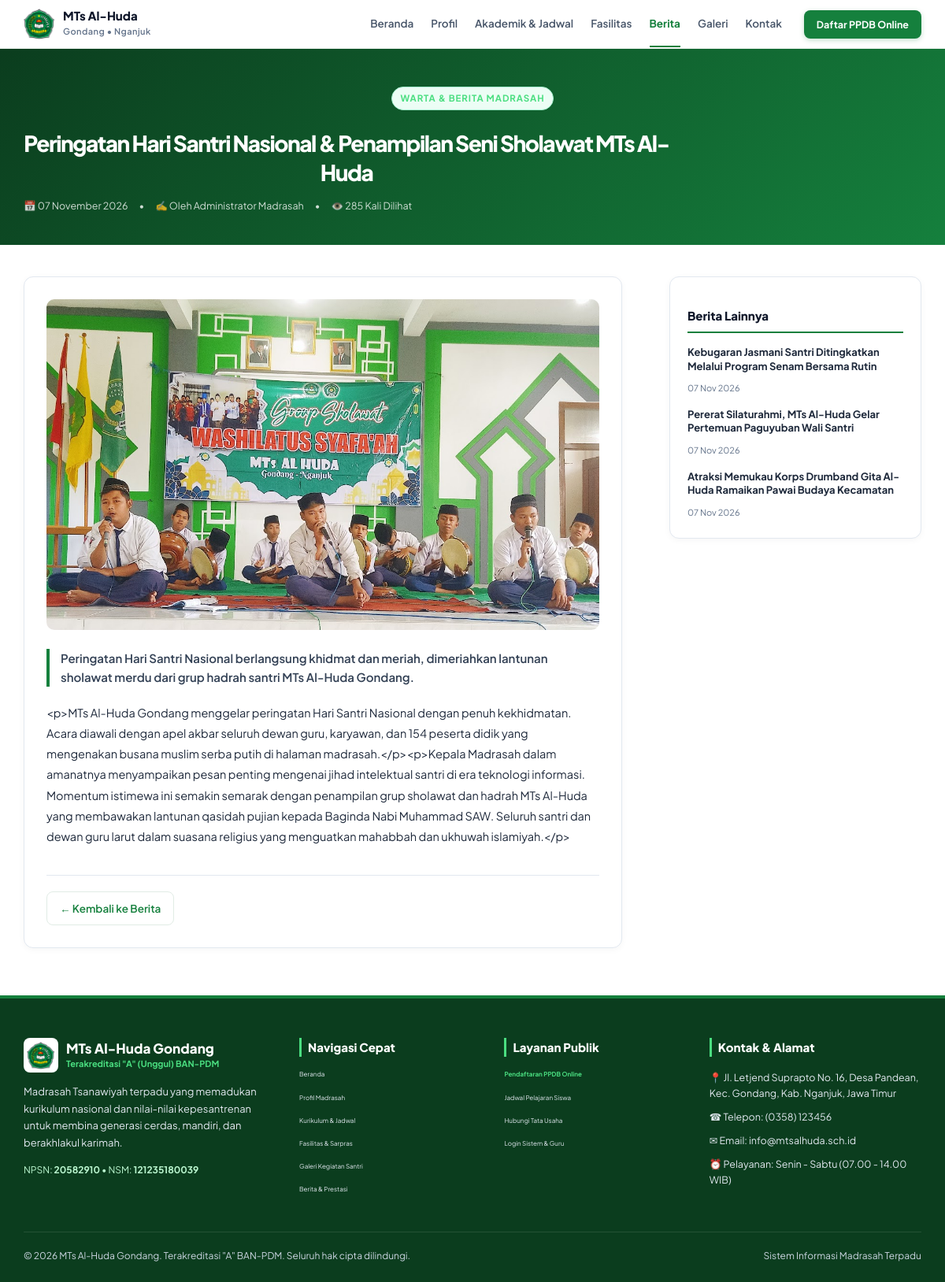
/berita/peringatan-hari-santri-nasional-seni-sholawat, run on the app's committed database.
### tables this page shows
CREATE TABLE `berita` (
  `id` bigint unsigned NOT NULL AUTO_INCREMENT,
  `public_id` char(36) DEFAULT NULL,
  `title` varchar(200) NOT NULL,
  `judul` varchar(200) NOT NULL,
  `slug` varchar(220) NOT NULL,
  `excerpt` varchar(300) DEFAULT NULL,
  `content` mediumtext NOT NULL,
  `isi` mediumtext DEFAULT NULL,
  `image_path` varchar(255) DEFAULT NULL,
  `cover_path` varchar(255) DEFAULT NULL,
  `gambar` varchar(255) DEFAULT NULL,
  `category` varchar(50) NOT NULL DEFAULT 'Kegiatan',
  `kategori` varchar(50) NOT NULL DEFAULT 'Kegiatan',
  `tags` varchar(255) DEFAULT NULL,
  `status` enum('draft','published','archived') NOT NULL DEFAULT 'published',
  `is_featured` tinyint(1) NOT NULL DEFAULT '0',
  `published_at` datetime DEFAULT CURRENT_TIMESTAMP,
  `views_count` int unsigned NOT NULL DEFAULT '0',
  `author_id` bigint unsigned DEFAULT NULL,
  `created_at` datetime NOT NULL DEFAULT CURRENT_TIMESTAMP,
  `updated_at` datetime NOT NULL DEFAULT CURRENT_TIMESTAMP ON UPDATE CURRENT_TIMESTAMP,
  `deleted_at` datetime DEFAULT NULL,
  PRIMARY KEY (`id`),
  UNIQUE KEY `uq_berita_slug` (`slug`),
  KEY `idx_berita_status_date` (`status`,`published_at`),
  CONSTRAINT `fk_berita_author` FOREIGN KEY (`author_id`) REFERENCES `pengguna` (`id`) ON DELETE SET NULL ON UPDATE CASCADE
);

CREATE TABLE `pengguna` (
  `id` bigint unsigned NOT NULL AUTO_INCREMENT,
  `username` varchar(60) NOT NULL,
  `email` varchar(160) DEFAULT NULL,
  `password_hash` varchar(255) NOT NULL,
  `name` varchar(120) NOT NULL,
  `nama` varchar(120) DEFAULT NULL,
  `role` enum('admin','operator','kepala','guru','siswa') NOT NULL DEFAULT 'siswa',
  `role_label` varchar(50) DEFAULT NULL,
  `phone` varchar(30) DEFAULT NULL,
  `telepon` varchar(30) DEFAULT NULL,
  `avatar_path` varchar(255) DEFAULT NULL,
  `foto_url` varchar(255) DEFAULT NULL,
  `is_active` tinyint(1) NOT NULL DEFAULT '1',
  `must_change_password` tinyint(1) NOT NULL DEFAULT '0',
  `failed_login_attempts` tinyint unsigned NOT NULL DEFAULT '0',
  `locked_until` datetime DEFAULT NULL,
  `last_login_at` datetime DEFAULT NULL,
  `last_login_ip` varchar(45) DEFAULT NULL,
  `created_at` datetime NOT NULL DEFAULT CURRENT_TIMESTAMP,
  `updated_at` datetime NOT NULL DEFAULT CURRENT_TIMESTAMP ON UPDATE CURRENT_TIMESTAMP,
  `deleted_at` datetime DEFAULT NULL,
  PRIMARY KEY (`id`),
  UNIQUE KEY `uq_pengguna_username` (`username`),
  UNIQUE KEY `uq_pengguna_email` (`email`),
  KEY `idx_pengguna_role` (`role`,`is_active`)
);

### app/Controllers/BeritaController.php (called while the page is built, shortened)
<?php
class BeritaController
{
    public function detail(string $slug = ''): void
    {
        $pdo = Database::connection();
        $stmt = $pdo->prepare("SELECT p.*, u.name as author_name
                                FROM berita p
                                LEFT JOIN pengguna u ON u.id = p.author_id
                                WHERE p.slug = ? AND p.status = 'published' AND p.deleted_at IS NULL
                                LIMIT 1");
        $stmt->execute([$slug]);
        $post = $stmt->fetch();
        try {
            $pdo->prepare("UPDATE berita SET views_count = views_count + 1, views = views + 1 WHERE id = ?")->execute([$post['id']]);
        } catch (Throwable $e) {
            $pdo->prepare("UPDATE berita SET views_count = views_count + 1 WHERE id = ?")->execute([$post['id']]);
        }
        $otherStmt = $pdo->prepare("SELECT * FROM berita WHERE id != ? AND status = 'published' AND deleted_at IS NULL ORDER BY published_at DESC LIMIT 3");
        $otherStmt->execute([$post['id']]);
        $otherPosts = $otherStmt->fetchAll();
        $data = [
            'title' => $post['title'] . ' | MTs Al-Huda Gondang',
            'post' => $post,
            'other_posts' => $otherPosts,
        ];
        require_once __DIR__ . '/../Views/berita/detail.php';
    }
}

### app/helpers.php (called while the page is built, shortened)
<?php
if (!function_exists('base_path')) {
    function base_path(): string
    {
        $script = str_replace('\\', '/', $_SERVER['SCRIPT_NAME'] ?? '');
        $dir = rtrim(str_replace('\\', '/', dirname($script)), '/');
        return $dir;
    }
}
if (!function_exists('base_url')) {
    function base_url(string $path = ''): string
    {
        $path = ltrim($path, '/');
        $base = base_path();
        if ($path === '') {
            return $base === '' ? '/' : $base;
        }
        return ($base === '' ? '' : $base) . '/' . $path;
    }
}
if (!function_exists('url')) {
    function url(string $path = ''): string
    {
        return base_url($path);
    }
}

### app/Views/berita/detail.php (the view)
<?php
require_once __DIR__ . '/../layouts/header.php';
require_once __DIR__ . '/../layouts/navbar.php';
$post = $data['post'] ?? [];
$otherPosts = $data['other_posts'] ?? [];
?>
<main>
    <section class="page-hero" style="background: linear-gradient(135deg, #0B3D1E 0%, #15803D 100%); color: #fff; padding: 48px 0 40px;">
        <div class="container">
            <div class="section-label" style="color: #4ADE80; font-weight: 700; letter-spacing: 0.08em; text-transform: uppercase; font-size: 11.5px; margin-bottom: 8px;">
                Warta &amp; Berita Madrasah
            </div>
            <h1 style="color: #ffffff; font-size: 28px; line-height: 1.3; font-weight: 800; max-width: 820px; margin-bottom: 14px;">
                <?= htmlspecialchars($post['title'] ?? 'Detail Berita', ENT_QUOTES, 'UTF-8') ?>
            </h1>
            <div style="display: flex; align-items: center; gap: 14px; font-size: 12.5px; color: rgba(255,255,255,.8); flex-wrap: wrap;">
                <span>📅 <?= !empty($post['published_at']) ? date('d F Y', strtotime($post['published_at'])) : date('d F Y') ?></span>
                <span>•</span>
                <span>✍️ Oleh <?= htmlspecialchars($post['author_name'] ?? 'Humas MTs Al-Huda', ENT_QUOTES, 'UTF-8') ?></span>
                <span>•</span>
                <span>👁️ <?= (int) ($post['views'] ?? $post['views_count'] ?? 0) ?> Kali Dilihat</span>
            </div>
        </div>
    </section>
    <section class="page-section" style="padding: 40px 0 60px;">
        <div class="container" style="display: grid; grid-template-columns: minmax(0, 1fr) 320px; gap: 36px; align-items: start;">
            <article class="article-body" style="background: #ffffff; border-radius: 12px; border: 1px solid #E2E8F0; padding: 28px; box-shadow: 0 2px 8px rgba(0,0,0,.04);">
                <?php if (!empty($post['cover_path'])): ?>
                    <div style="margin-bottom: 24px; border-radius: 10px; overflow: hidden; max-height: 420px;">
                        <img src="<?= base_url($post['cover_path']) ?>" alt="<?= htmlspecialchars($post['title'], ENT_QUOTES, 'UTF-8') ?>" style="width: 100%; height: auto; object-fit: cover;">
                    </div>
                <?php endif; ?>
                <?php if (!empty($post['excerpt'])): ?>
                    <div style="font-size: 15px; font-weight: 600; color: #334155; line-height: 1.6; margin-bottom: 20px; padding-left: 14px; border-left: 4px solid #15803D;">
                        <?= htmlspecialchars($post['excerpt'], ENT_QUOTES, 'UTF-8') ?>
                    </div>
                <?php endif; ?>
                <div style="font-size: 14.5px; line-height: 1.8; color: #1E293B;">
                    <?= nl2br(htmlspecialchars($post['content'] ?? '', ENT_QUOTES, 'UTF-8')) ?>
                </div>
                <div style="margin-top: 36px; padding-top: 20px; border-top: 1px solid #E2E8F0; display: flex; justify-content: space-between; align-items: center;">
                    <a class="btn btn-outline" href="<?= url('berita') ?>" style="display: inline-flex; align-items: center; gap: 6px; padding: 8px 16px; border-radius: 8px; font-weight: 600;">
                        ← Kembali ke Berita
                    </a>
                </div>
            </article>
            <aside>
                <div style="background: #ffffff; border-radius: 12px; border: 1px solid #E2E8F0; padding: 22px; box-shadow: 0 2px 8px rgba(0,0,0,.04);">
                    <h3 style="font-size: 15px; font-weight: 800; color: #0F172A; margin-bottom: 16px; border-bottom: 2px solid #15803D; padding-bottom: 8px;">
                        Berita Lainnya
                    </h3>
                    <div style="display: flex; flex-direction: column; gap: 14px;">
                        <?php foreach ($otherPosts as $op): ?>
                            <a href="<?= url('berita/' . $op['slug']) ?>" style="text-decoration: none; display: flex; gap: 10px; align-items: flex-start; group">
                                <div style="flex: 1;">
                                    <div style="font-size: 13px; font-weight: 700; color: #1E293B; line-height: 1.35; margin-bottom: 4px;">
                                        <?= htmlspecialchars($op['title'], ENT_QUOTES, 'UTF-8') ?>
                                    </div>
                                    <span style="font-size: 11px; color: #64748B;">
                                        <?= !empty($op['published_at']) ? date('d M Y', strtotime($op['published_at'])) : '' ?>
                                    </span>
                                </div>
                            </a>
                        <?php endforeach; ?>
                    </div>
                </div>
            </aside>
        </div>
    </section>
</main>
<?php require_once __DIR__ . '/../layouts/footer.php'; ?>

### public/css/style.css (style rules this page uses)
:root { --white: #FFFFFF; --green: #15803D; --gray: #475569; --green-hover: #166534; --dark-green: #0B3D1E; --light-green: #4ADE80; --mint: #A7F3D0; --pale-green: #BBF7D0; --slate: #94A3B8; --border: #E1ECE5; --soft: #F9FAFB; --text: #0F172A; --container: 1140px; --r-sm: 7px; --r-md: 10px; --r-lg: 16px; --r-xl: 22px; --r-full: 999px; --shadow-sm: 0 1px 3px rgba(15, 23, 42, .06); --shadow-md: 0 4px 14px rgba(15, 23, 42, .07); --shadow-lg: 0 12px 30px rgba(11, 61, 30, .10); --radius-lg: 16px; --shadow: 0 12px 30px rgba(15, 61, 30, .10); }
* { box-sizing: border-box; }
html { scroll-behavior: smooth; }
body { margin: 0; font-family: 'Plus Jakarta Sans', sans-serif; color: var(--text); background: var(--white); line-height: 1.6; }
a { color: inherit; text-decoration: none; cursor: pointer; }
.container { width: min(var(--container), calc(100% - 40px)); margin-inline: auto; }
.eyebrow, .section-label { display: inline-flex; align-items: center; gap: 7px; color: var(--green); background: #ECFDF5; border: 1px solid var(--mint); border-radius: 999px; padding: 6px 14px; font-size: 11.5px; font-weight: 700; }
.btn { display: inline-flex; align-items: center; justify-content: center; gap: 7px; border-radius: 8px; padding: 10px 18px; font-size: 13.5px; font-weight: 700; transition: .2s ease; }
.btn-outline { background: var(--white); color: var(--green); border: 1px solid var(--border); }
.section-label { font-size: 8px; padding: 5px 10px; }
.page-hero { background: linear-gradient(120deg, #FFFFFF 0%, #F0FDF4 55%, #DCFCE7 100%); padding: 60px 0 48px; text-align: center; }
.page-hero h1 { margin: 16px 0 12px; font-size: clamp(30px, 4vw, 44px); line-height: 1.05; letter-spacing: -1.5px; font-weight: 800; }
.page-section { padding: 54px 0 64px; }
.article-body { max-width: 760px; font-size: 13px; line-height: 1.9; color: var(--gray); }

### data on the page
berita: title "Peringatan Hari Santri Nasional & Penampilan Seni Sholawat MTs Al-Huda", title+published_at "07 November 2026", author.name "Administrator Madrasah", views_count "285", title+cover_path (picture), excerpt "Peringatan Hari Santri Nasional berlangsung khidmat dan meriah, dimeriahkan lantunan sholawat merdu dari grup hadrah santri MTs Al-Huda Gondang.", title+content "<p>MTs Al-Huda Gondang menggelar peringatan Hari Santri Nasional dengan penuh kekhidmatan. Acara diawali dengan apel akbar seluruh dewan guru, karyawan, dan 154 peserta didik yang mengenakan busana muslim serba putih di halaman madrasah.</p><p>Kepala Madrasah dalam amanatnya menyampaikan pesan penting mengenai jihad intelektual santri di era teknologi informasi. Momentum istimewa ini semakin semarak dengan penampilan grup sholawat dan hadrah MTs Al-Huda yang membawakan lantunan qasidah pujian kepada Baginda Nabi Muhammad SAW. Seluruh santri dan dewan guru larut dalam suasana religius yang menguatkan mahabbah dan ukhuwah islamiyah.</p>"
berita: title "Kebugaran Jasmani Santri Ditingkatkan Melalui Program Senam Bersama Rutin", published_at "07 Nov 2026"
berita: title "Pererat Silaturahmi, MTs Al-Huda Gelar Pertemuan Paguyuban Wali Santri", published_at "07 Nov 2026"
berita: title "Atraksi Memukau Korps Drumband Gita Al-Huda Ramaikan Pawai Budaya Kecamatan", published_at "07 Nov 2026"

### other printed values
$label "Beranda"
$label "Profil"
$label "Akademik & Jadwal"
$label "Fasilitas"
$label "Berita"
$label "Galeri"
$label "Kontak"
